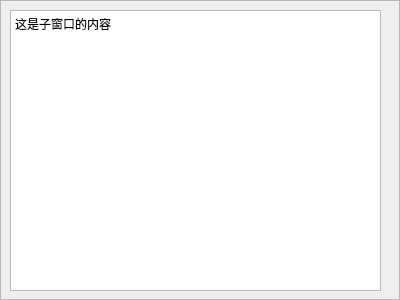
<?xml version="1.0" encoding="UTF-8"?>
<ui version="4.0">
 <class>Frame</class>
 <widget class="QFrame" name="Frame">
  <property name="geometry">
   <rect>
    <x>0</x>
    <y>0</y>
    <width>400</width>
    <height>300</height>
   </rect>
  </property>
  <property name="windowTitle">
   <string>Frame</string>
  </property>
  <property name="frameShape">
   <enum>QFrame::StyledPanel</enum>
  </property>
  <property name="frameShadow">
   <enum>QFrame::Raised</enum>
  </property>
  <widget class="QTextEdit" name="textEdit">
   <property name="geometry">
    <rect>
     <x>10</x>
     <y>10</y>
     <width>371</width>
     <height>281</height>
    </rect>
   </property>
   <property name="html">
    <string>&lt;!DOCTYPE HTML PUBLIC &quot;-//W3C//DTD HTML 4.0//EN&quot; &quot;http://www.w3.org/TR/REC-html40/strict.dtd&quot;&gt;
&lt;html&gt;&lt;head&gt;&lt;meta name=&quot;qrichtext&quot; content=&quot;1&quot; /&gt;&lt;style type=&quot;text/css&quot;&gt;
p, li { white-space: pre-wrap; }
&lt;/style&gt;&lt;/head&gt;&lt;body style=&quot; font-family:'SimSun'; font-size:9pt; font-weight:400; font-style:normal;&quot;&gt;
&lt;p style=&quot; margin-top:0px; margin-bottom:0px; margin-left:0px; margin-right:0px; -qt-block-indent:0; text-indent:0px;&quot;&gt;这是子窗口的内容&lt;/p&gt;&lt;/body&gt;&lt;/html&gt;</string>
   </property>
  </widget>
 </widget>
 <resources/>
 <connections/>
</ui>
